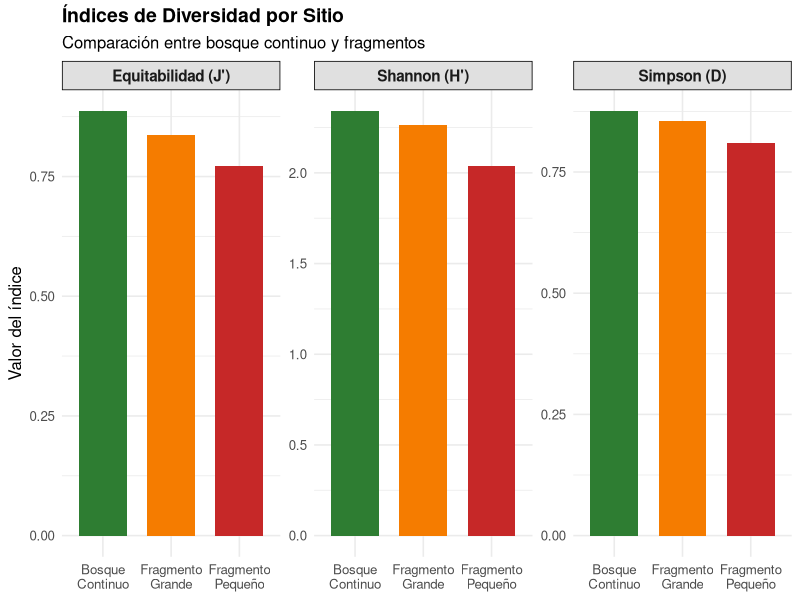
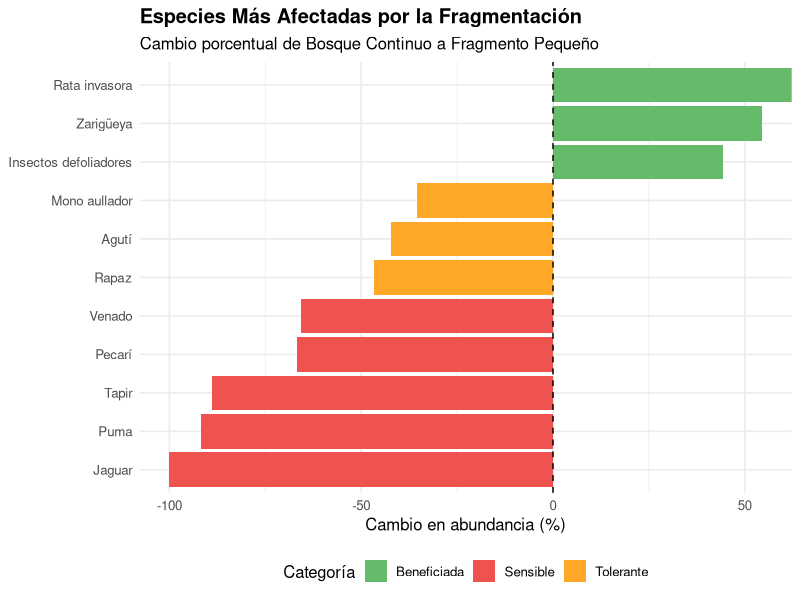
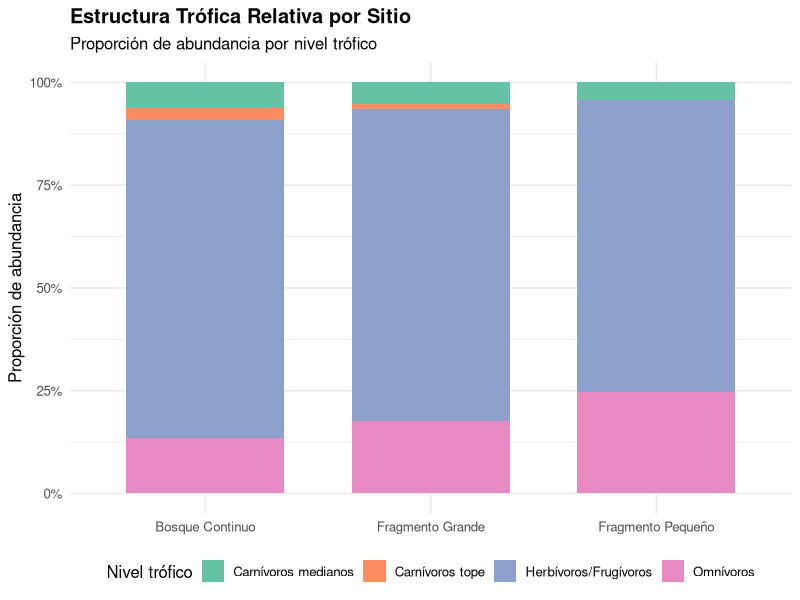
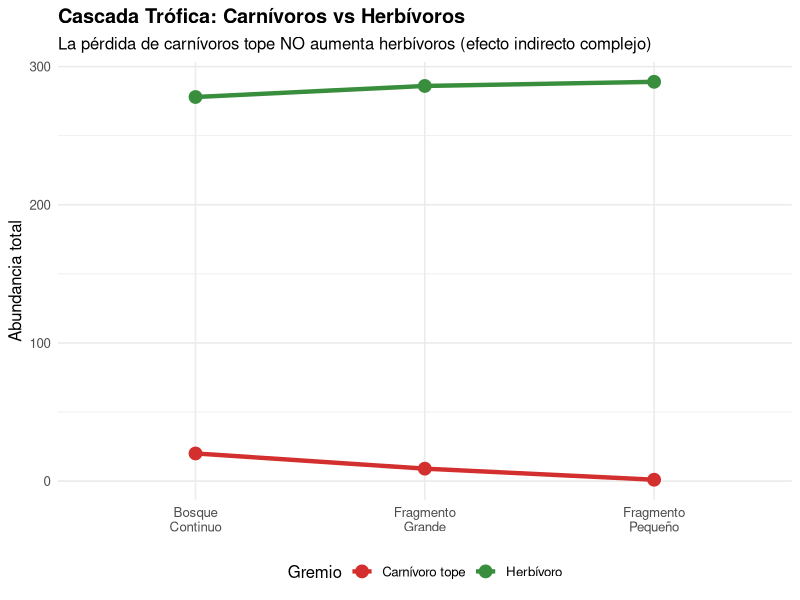
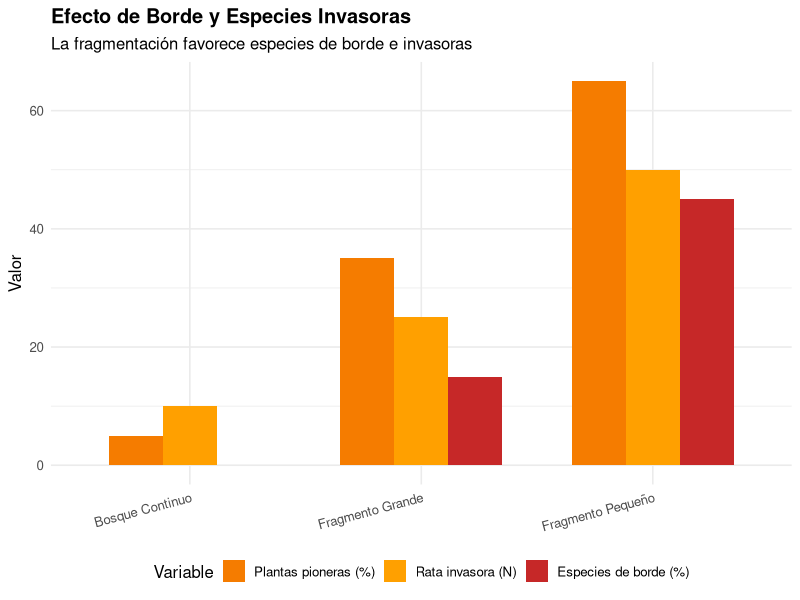

These figures' R source, in order:
## ---- chunk 1
knitr::opts_chunk$set(
  echo = TRUE, 
  warning = FALSE, 
  message = FALSE,
  fig.width = 10,
  fig.height = 6,
  fig.align = 'center'
)

# Cargar librerías necesarias
library(tidyverse)
library(vegan)
library(knitr)
library(kableExtra)
library(scales)
library(RColorBrewer)
## ---- chunk 2
# Crear data frame con abundancia de especies
especies <- data.frame(
  Especie = c("Jaguar", "Puma", "Pecarí", "Venado", "Tapir",
              "Mono aullador", "Tucán", "Ardilla", "Agutí",
              "Serpiente", "Rapaz", "Coatí", "Zarigüeya",
              "Rata invasora", "Insectos defoliadores"),
  
  Gremio = c("Carnívoro tope", "Carnívoro tope", "Herbívoro", 
             "Herbívoro", "Herbívoro", "Frugívoro", "Frugívoro",
             "Granívoro", "Granívoro", "Carnívoro", "Carnívoro",
             "Omnívoro", "Omnívoro", "Omnívoro", "Herbívoro"),
  
  Rol = c("Especie clave", "Dominante", "Ingeniero", "Nativo",
          "Dispersor/Fundador", "Dispersor", "Dispersor", "Nativo",
          "Dispersor", "Nativo", "Indicador", "Nativo",
          "Generalista", "INVASORA", "Nativo"),
  
  Bosque_Continuo = c(8, 12, 45, 35, 18, 62, 48, 95, 52,
                      28, 15, 38, 55, 0, 180),
  
  Fragmento_Grande = c(3, 6, 38, 28, 10, 55, 42, 105, 48,
                       25, 12, 42, 68, 15, 210),
  
  Fragmento_Pequeno = c(0, 1, 15, 12, 2, 40, 35, 110, 30,
                        22, 8, 45, 85, 45, 260)
)

# Mostrar tabla
kable(especies, 
      caption = "Tabla 1: Abundancia de especies en tres sitios de muestreo") %>%
  kable_styling(bootstrap_options = c("striped", "hover", "condensed"),
                full_width = FALSE) %>%
  row_spec(14, bold = TRUE, color = "white", background = "#C00000")
## ---- chunk 3
# Datos de cobertura vegetal
vegetacion <- data.frame(
  Estrato = c("Árboles emergentes", "Dosel cerrado", "Sotobosque",
              "Plantas pioneras", "Especies de borde"),
  Bosque_Continuo = c(85, 95, 75, 10, 5),
  Fragmento_Grande = c(70, 80, 70, 25, 35),
  Fragmento_Pequeno = c(45, 55, 60, 50, 65)
)

kable(vegetacion,
      caption = "Tabla 2: Cobertura vegetal (%) en los tres sitios") %>%
  kable_styling(bootstrap_options = c("striped", "hover", "condensed"),
                full_width = FALSE)
## ---- chunk 4
# Calcular riqueza (número de especies presentes)
riqueza <- especies %>%
  select(Bosque_Continuo, Fragmento_Grande, Fragmento_Pequeno) %>%
  summarise(across(everything(), ~ sum(. > 0)))

kable(riqueza, 
      caption = "Riqueza de especies (S) por sitio",
      col.names = c("Bosque Continuo", "Fragmento Grande", "Fragmento Pequeño")) %>%
  kable_styling(bootstrap_options = c("striped", "hover"),
                full_width = FALSE)
## ---- chunk 5
# Función para calcular Shannon
calcular_shannon <- function(abundancias) {
  total <- sum(abundancias)
  proporciones <- abundancias / total
  proporciones <- proporciones[proporciones > 0]  # Eliminar ceros
  shannon <- -sum(proporciones * log(proporciones))
  return(shannon)
}

# Calcular para cada sitio
shannon_bc <- calcular_shannon(especies$Bosque_Continuo)
shannon_fg <- calcular_shannon(especies$Fragmento_Grande)
shannon_fp <- calcular_shannon(especies$Fragmento_Pequeno)

shannon_df <- data.frame(
  Sitio = c("Bosque Continuo", "Fragmento Grande", "Fragmento Pequeño"),
  Shannon = round(c(shannon_bc, shannon_fg, shannon_fp), 3)
)

kable(shannon_df,
      caption = "Índice de Shannon (H') por sitio") %>%
  kable_styling(bootstrap_options = c("striped", "hover"),
                full_width = FALSE)
## ---- chunk 6
# Función para calcular Simpson
calcular_simpson <- function(abundancias) {
  total <- sum(abundancias)
  proporciones <- abundancias / total
  simpson <- 1 - sum(proporciones^2)
  return(simpson)
}

# Calcular para cada sitio
simpson_bc <- calcular_simpson(especies$Bosque_Continuo)
simpson_fg <- calcular_simpson(especies$Fragmento_Grande)
simpson_fp <- calcular_simpson(especies$Fragmento_Pequeno)

simpson_df <- data.frame(
  Sitio = c("Bosque Continuo", "Fragmento Grande", "Fragmento Pequeño"),
  Simpson = round(c(simpson_bc, simpson_fg, simpson_fp), 3)
)

kable(simpson_df,
      caption = "Índice de Simpson (D) por sitio") %>%
  kable_styling(bootstrap_options = c("striped", "hover"),
                full_width = FALSE)
## ---- chunk 7
# Calcular equitabilidad
pielou_bc <- shannon_bc / log(riqueza$Bosque_Continuo)
pielou_fg <- shannon_fg / log(riqueza$Fragmento_Grande)
pielou_fp <- shannon_fp / log(riqueza$Fragmento_Pequeno)

equitabilidad_df <- data.frame(
  Sitio = c("Bosque Continuo", "Fragmento Grande", "Fragmento Pequeño"),
  Equitabilidad = round(c(pielou_bc, pielou_fg, pielou_fp), 3)
)

kable(equitabilidad_df,
      caption = "Equitabilidad de Pielou (J') por sitio") %>%
  kable_styling(bootstrap_options = c("striped", "hover"),
                full_width = FALSE)
## ---- chunk 8
# Tabla resumen
diversidad_resumen <- data.frame(
  Indice = c("Riqueza (S)", "Shannon (H')", "Simpson (D)", "Equitabilidad (J')"),
  Bosque_Continuo = c(
    riqueza$Bosque_Continuo,
    round(shannon_bc, 3),
    round(simpson_bc, 3),
    round(pielou_bc, 3)
  ),
  Fragmento_Grande = c(
    riqueza$Fragmento_Grande,
    round(shannon_fg, 3),
    round(simpson_fg, 3),
    round(pielou_fg, 3)
  ),
  Fragmento_Pequeno = c(
    riqueza$Fragmento_Pequeno,
    round(shannon_fp, 3),
    round(simpson_fp, 3),
    round(pielou_fp, 3)
  )
)

kable(diversidad_resumen,
      caption = "Resumen de índices de diversidad",
      col.names = c("Índice", "Bosque Continuo", "Fragmento Grande", "Fragmento Pequeño")) %>%
  kable_styling(bootstrap_options = c("striped", "hover"),
                full_width = FALSE) %>%
  row_spec(0, bold = TRUE, background = "#4472C4", color = "white")
## ---- chunk 9
# Preparar datos para gráfico
div_long <- diversidad_resumen %>%
  pivot_longer(cols = -Indice, names_to = "Sitio", values_to = "Valor") %>%
  filter(Indice != "Riqueza (S)")  # Excluir riqueza por escala diferente

div_long$Sitio <- factor(div_long$Sitio, 
                         levels = c("Bosque_Continuo", "Fragmento_Grande", "Fragmento_Pequeno"),
                         labels = c("Bosque\nContinuo", "Fragmento\nGrande", "Fragmento\nPequeño"))

# Crear gráfico
ggplot(div_long, aes(x = Sitio, y = Valor, fill = Sitio)) +
  geom_col(width = 0.7) +
  facet_wrap(~ Indice, scales = "free_y", ncol = 3) +
  scale_fill_manual(values = c("#2E7D32", "#F57C00", "#C62828")) +
  labs(title = "Índices de Diversidad por Sitio",
       subtitle = "Comparación entre bosque continuo y fragmentos",
       x = NULL, y = "Valor del índice") +
  theme_minimal(base_size = 12) +
  theme(legend.position = "none",
        strip.background = element_rect(fill = "#E0E0E0"),
        strip.text = element_text(face = "bold", size = 11),
        plot.title = element_text(face = "bold", size = 14))
## ---- chunk 10
# Calcular cambios porcentuales
especies_cambio <- especies %>%
  mutate(
    Cambio_BC_FG = round(100 * (Fragmento_Grande - Bosque_Continuo) / Bosque_Continuo, 1),
    Cambio_BC_FP = round(100 * (Fragmento_Pequeno - Bosque_Continuo) / Bosque_Continuo, 1),
    Categoria = case_when(
      Cambio_BC_FP <= -50 ~ "Sensible",
      Cambio_BC_FP >= 20 ~ "Beneficiada",
      TRUE ~ "Tolerante"
    )
  ) %>%
  select(Especie, Rol, Bosque_Continuo, Fragmento_Pequeno, Cambio_BC_FP, Categoria) %>%
  arrange(Cambio_BC_FP)

kable(especies_cambio,
      caption = "Cambio en abundancias: Bosque Continuo → Fragmento Pequeño",
      col.names = c("Especie", "Rol", "BC", "FP", "% Cambio", "Categoría")) %>%
  kable_styling(bootstrap_options = c("striped", "hover", "condensed"),
                full_width = FALSE) %>%
  row_spec(which(especies_cambio$Categoria == "Sensible"), 
           background = "#FFCDD2") %>%
  row_spec(which(especies_cambio$Categoria == "Beneficiada"), 
           background = "#C8E6C9")
## ---- chunk 11
# Gráfico de barras de cambios
especies_cambio %>%
  filter(abs(Cambio_BC_FP) > 30) %>%  # Solo cambios significativos
  mutate(Especie = reorder(Especie, Cambio_BC_FP)) %>%
  ggplot(aes(x = Especie, y = Cambio_BC_FP, fill = Categoria)) +
  geom_col() +
  geom_hline(yintercept = 0, linetype = "dashed", color = "black") +
  coord_flip() +
  scale_fill_manual(values = c("Beneficiada" = "#66BB6A", 
                                "Sensible" = "#EF5350",
                                "Tolerante" = "#FFA726")) +
  labs(title = "Especies Más Afectadas por la Fragmentación",
       subtitle = "Cambio porcentual de Bosque Continuo a Fragmento Pequeño",
       x = NULL, y = "Cambio en abundancia (%)",
       fill = "Categoría") +
  theme_minimal(base_size = 12) +
  theme(plot.title = element_text(face = "bold"),
        legend.position = "bottom")
## ---- chunk 12
# Resumen por rol ecológico
roles_resumen <- especies_cambio %>%
  group_by(Rol) %>%
  summarise(
    n_especies = n(),
    Cambio_promedio = round(mean(Cambio_BC_FP), 1),
    n_sensibles = sum(Categoria == "Sensible")
  ) %>%
  arrange(Cambio_promedio)

kable(roles_resumen,
      caption = "Vulnerabilidad por rol ecológico",
      col.names = c("Rol Ecológico", "N° especies", "Cambio promedio (%)", "N° sensibles")) %>%
  kable_styling(bootstrap_options = c("striped", "hover"),
                full_width = FALSE)
## ---- chunk 13
# Clasificar especies por nivel trófico
especies_trofica <- especies %>%
  mutate(
    Nivel_trofico = case_when(
      Gremio == "Carnívoro tope" ~ 4,
      Gremio == "Carnívoro" ~ 3,
      Gremio %in% c("Herbívoro", "Frugívoro", "Granívoro") ~ 2,
      Gremio == "Omnívoro" ~ 2.5,
      TRUE ~ 1
    ),
    Nivel_nombre = case_when(
      Nivel_trofico == 4 ~ "Carnívoros tope",
      Nivel_trofico == 3 ~ "Carnívoros medianos",
      Nivel_trofico == 2.5 ~ "Omnívoros",
      Nivel_trofico == 2 ~ "Herbívoros/Frugívoros",
      TRUE ~ "Productores"
    )
  )

# Abundancia total por nivel trófico
abundancia_trofica <- especies_trofica %>%
  group_by(Nivel_nombre) %>%
  summarise(
    BC = sum(Bosque_Continuo),
    FG = sum(Fragmento_Grande),
    FP = sum(Fragmento_Pequeno)
  ) %>%
  pivot_longer(cols = c(BC, FG, FP), names_to = "Sitio", values_to = "Abundancia")

abundancia_trofica$Sitio <- factor(abundancia_trofica$Sitio,
                                   levels = c("BC", "FG", "FP"),
                                   labels = c("Bosque Continuo", "Fragmento Grande", "Fragmento Pequeño"))

kable(abundancia_trofica %>% pivot_wider(names_from = Sitio, values_from = Abundancia),
      caption = "Abundancia total por nivel trófico y sitio") %>%
  kable_styling(bootstrap_options = c("striped", "hover"),
                full_width = FALSE)
## ---- chunk 14
ggplot(abundancia_trofica, aes(x = Sitio, y = Abundancia, fill = Nivel_nombre)) +
  geom_col(position = "fill", width = 0.7) +
  scale_y_continuous(labels = percent_format()) +
  scale_fill_brewer(palette = "Set2") +
  labs(title = "Estructura Trófica Relativa por Sitio",
       subtitle = "Proporción de abundancia por nivel trófico",
       x = NULL, y = "Proporción de abundancia",
       fill = "Nivel trófico") +
  theme_minimal(base_size = 12) +
  theme(legend.position = "bottom",
        plot.title = element_text(face = "bold"),
        axis.text.x = element_text(angle = 0))
## ---- chunk 15
# Analizar relación entre carnívoros tope y herbívoros
cascada_data <- especies_trofica %>%
  filter(Gremio %in% c("Carnívoro tope", "Herbívoro")) %>%
  group_by(Gremio) %>%
  summarise(
    BC = sum(Bosque_Continuo),
    FG = sum(Fragmento_Grande),
    FP = sum(Fragmento_Pequeno)
  ) %>%
  pivot_longer(cols = c(BC, FG, FP), names_to = "Sitio", values_to = "Abundancia")

cascada_data$Sitio <- factor(cascada_data$Sitio,
                             levels = c("BC", "FG", "FP"),
                             labels = c("Bosque\nContinuo", "Fragmento\nGrande", "Fragmento\nPequeño"))

ggplot(cascada_data, aes(x = Sitio, y = Abundancia, color = Gremio, group = Gremio)) +
  geom_line(size = 1.5) +
  geom_point(size = 4) +
  scale_color_manual(values = c("Carnívoro tope" = "#D32F2F", 
                                 "Herbívoro" = "#388E3C")) +
  labs(title = "Cascada Trófica: Carnívoros vs Herbívoros",
       subtitle = "La pérdida de carnívoros tope NO aumenta herbívoros (efecto indirecto complejo)",
       x = NULL, y = "Abundancia total",
       color = "Gremio") +
  theme_minimal(base_size = 12) +
  theme(legend.position = "bottom",
        plot.title = element_text(face = "bold"))
## ---- chunk 16
# Datos de rata invasora y especies de borde
invasion_data <- data.frame(
  Sitio = c("Bosque Continuo", "Fragmento Grande", "Fragmento Pequeño"),
  Rata_invasora = c(0, 15, 45),
  Especies_borde = c(5, 35, 65),
  Plantas_pioneras = c(10, 25, 50)
)

kable(invasion_data,
      caption = "Relación entre fragmentación, especies invasoras y efecto de borde",
      col.names = c("Sitio", "Rata invasora", "Especies borde (%)", "Plantas pioneras (%)")) %>%
  kable_styling(bootstrap_options = c("striped", "hover"),
                full_width = FALSE)
## ---- chunk 17
# Gráfico de dispersión
invasion_long <- invasion_data %>%
  pivot_longer(cols = -Sitio, names_to = "Variable", values_to = "Valor")

invasion_long$Sitio <- factor(invasion_long$Sitio,
                              levels = c("Bosque Continuo", "Fragmento Grande", "Fragmento Pequeño"))

ggplot(invasion_long, aes(x = Sitio, y = Valor, fill = Variable)) +
  geom_col(position = "dodge", width = 0.7) +
  scale_fill_manual(values = c("Rata_invasora" = "#C62828",
                                "Especies_borde" = "#F57C00",
                                "Plantas_pioneras" = "#FFA000"),
                    labels = c("Plantas pioneras (%)", 
                               "Rata invasora (N)", 
                               "Especies de borde (%)")) +
  labs(title = "Efecto de Borde y Especies Invasoras",
       subtitle = "La fragmentación favorece especies de borde e invasoras",
       x = NULL, y = "Valor",
       fill = "Variable") +
  theme_minimal(base_size = 12) +
  theme(legend.position = "bottom",
        plot.title = element_text(face = "bold"),
        axis.text.x = element_text(angle = 15, hjust = 1))
## ---- chunk 18
# Especies que podrían competir con la rata
competidores <- especies %>%
  filter(Gremio == "Omnívoro" | Gremio == "Granívoro") %>%
  select(Especie, Gremio, Bosque_Continuo, Fragmento_Pequeno) %>%
  mutate(Cambio = Fragmento_Pequeno - Bosque_Continuo)

kable(competidores,
      caption = "Especies que potencialmente compiten con la rata invasora",
      col.names = c("Especie", "Gremio", "Bosque Contínuo", "Fragmento Pequeño", "Cambio")) %>%
  kable_styling(bootstrap_options = c("striped", "hover"),
                full_width = FALSE) %>%
  row_spec(which(competidores$Especie == "Rata invasora"), 
           bold = TRUE, background = "#FFCDD2")
## ---- chunk 19
# Calcular porcentaje de cambio
cambio_indices <- data.frame(
  Indice = c("Riqueza", "Shannon", "Simpson", "Equitabilidad"),
  Cambio_BC_FP = c(
    100 * (riqueza$Fragmento_Pequeno - riqueza$Bosque_Continuo) / riqueza$Bosque_Continuo,
    100 * (shannon_fp - shannon_bc) / shannon_bc,
    100 * (simpson_fp - simpson_bc) / simpson_bc,
    100 * (pielou_fp - pielou_bc) / pielou_bc
  )
)

kable(cambio_indices,
      caption = "Cambio porcentual en índices de diversidad (BC → FP)",
      col.names = c("Índice", "% Cambio"),
      digits = 1) %>%
  kable_styling(bootstrap_options = c("striped", "hover"),
                full_width = FALSE)
## ---- chunk 20
# Crear un diagrama conceptual simple
library(DiagrammeR)

grViz("
digraph conservacion {
  graph [layout = dot, rankdir = LR, bgcolor = transparent]
  
  node [shape = box, style = filled, fillcolor = lightblue]
  A [label = 'Fragmento\nPequeño', fillcolor = '#FFCDD2']
  B [label = 'Corredor\nBiológico', fillcolor = '#C8E6C9']
  C [label = 'Fragmento\nGrande', fillcolor = '#FFF9C4']
  D [label = 'Bosque\nContinuo', fillcolor = '#C8E6C9']
  
  A -> B [label = ' Conectar ', fontsize = 10]
  B -> C [label = ' Migración ', fontsize = 10]
  C -> D [label = ' Flujo génico ', fontsize = 10]
  
  node [shape = ellipse, fillcolor = lightgray]
  E [label = 'Mayor\ndiversidad']
  F [label = 'Recolonización']
  G [label = 'Resiliencia']
  
  B -> E
  B -> F
  B -> G
}
")
## ---- chunk 21
sessionInfo()
